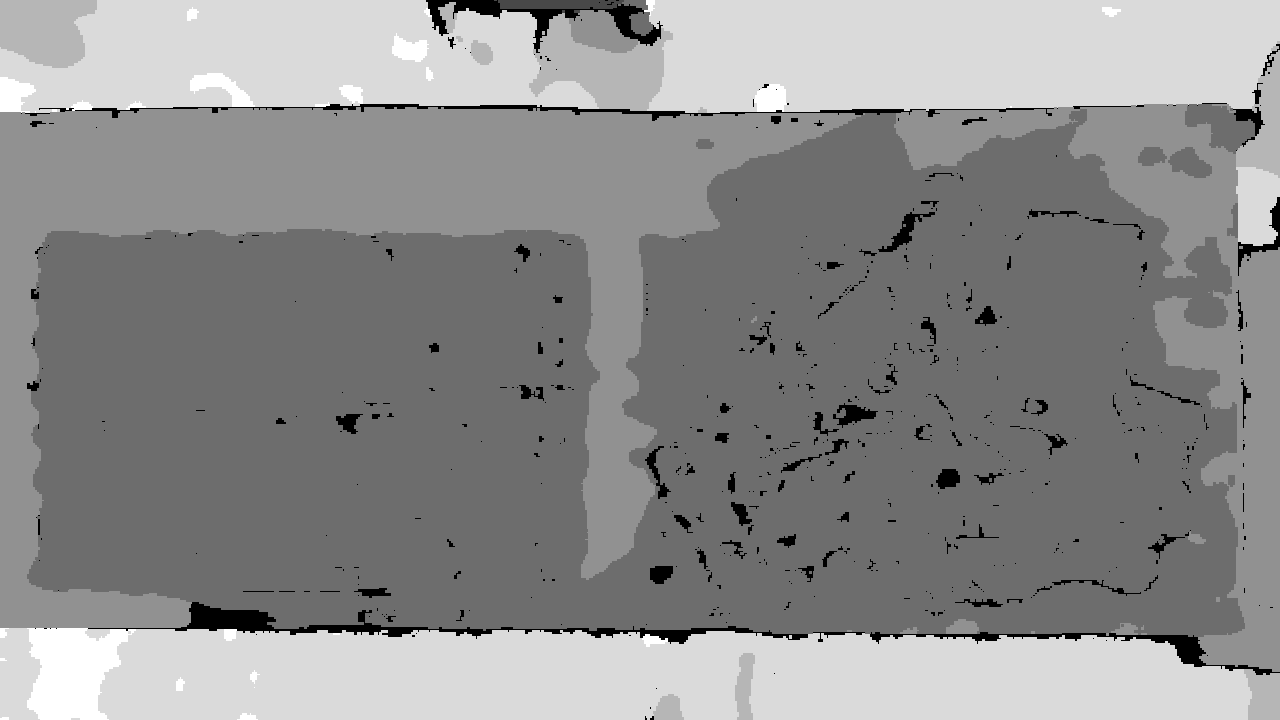
#> input picture 2.12-Robotics-main/2.12-Robotics-main/frame000000.png, 1280 x 720 px, found by its file name
$ python TrackBar.py
#> lines starting #> are read from the running program, lines starting #| are printed output that depends on the picture
import cv2
from cv2 import COLOR_BGR2GRAY
from cv2 import MORPH_RECT
from cv2 import MORPH_CROSS
from cv2 import MORPH_ELLIPSE
import math
from cv2 import edgePreservingFilter
import numpy as np
import imutils

color='blue'

def convertToOpenCVHSV(H,S,V):
    return np.array([H//2, S*2.55, V*2.55])

def create_kernel(size1,size2):
    return np.ones(size1,size2)

def callback(value):
    pass

########################################################################
#####---------------TrackBars-------------##############################
########################################################################
def create_HSV_trackbars(color):

    cv2.createTrackbar("H_MIN", "trackbars", color[0], 255, callback)
    cv2.createTrackbar("S_MIN", "trackbars", color[1], 255, callback)
    cv2.createTrackbar("V_MIN", "trackbars", color[2], 255, callback)
    cv2.createTrackbar("H_MAX", "trackbars", color[3], 255, callback)
    cv2.createTrackbar("S_MAX", "trackbars", color[4], 255, callback)
    cv2.createTrackbar("V_MAX", "trackbars", color[5], 255, callback)

def create_Erode_Dilate_trackbars():
        cv2.createTrackbar("Erode_Size", "trackbars", 6, 100, callback)
        cv2.createTrackbar("Erode_Iterations","trackbars", 1, 30, callback)
        cv2.createTrackbar("Dilate_Size", "trackbars", 10, 100, callback)
        cv2.createTrackbar("Dilate_Iterations","trackbars", 1, 30, callback)

def create_Canny_trackbars():
    cv2.createTrackbar("lower_threshold", "trackbars", 201, 1000, callback)
    cv2.createTrackbar("upper_threshold", "trackbars", 127, 1000, callback)
    cv2.createTrackbar("aperature", "trackbars", 3, 25, callback)

def create_area_trackbars():
    cv2.createTrackbar("lower_area", "trackbars", 8372, 30000, callback)
    cv2.createTrackbar("upper_area", "trackbars", 29070, 50000, callback)
    cv2.createTrackbar("pad", "trackbars", 2, 100, callback)

def create_circle_trackbars():
    cv2.createTrackbar("arg1 (higher canny thresh)", "trackbars", 124, 800, callback)
    cv2.createTrackbar("arg2 (accumulator thresh)", "trackbars", 28, 200, callback)
    cv2.createTrackbar("min_distance", "trackbars", 10, 100, callback)
    cv2.createTrackbar("dp*100", "trackbars", 100, 300, callback)
    cv2.createTrackbar("Min Radius", "trackbars", 16, 300, callback)
    cv2.createTrackbar("Max Radius", "trackbars", 50, 300, callback)

def create_line_trackbars():
    cv2.createTrackbar("min_intersections", "trackbars", 0, 1000, callback)

def create_close_trackbars():
    cv2.createTrackbar("close_size(dilate)", "trackbars", 30, 100, callback)
    cv2.createTrackbar("close_size(erode)", "trackbars", 48, 100, callback)
    cv2.createTrackbar("shape", "trackbars", 1, 2, callback)

def get_trackbar_values(operation):
    values=[]
    for i in track_vals[operation]:
        v=cv2.getTrackbarPos(i,"trackbars")
        values.append(v)
    return values

HSV_track_names= ["H_MIN","S_MIN","V_MIN","H_MAX","S_MAX","V_MAX"]
Erode_Dilate_track_names=["Erode_Size", "Erode_Iterations","Dilate_Size", "Dilate_Iterations"]
Canny_track_names=["lower_threshold","upper_threshold","aperature"]
Area_track_names=["lower_area","upper_area","pad"]
line_track_names=["min_intersections"]
hough_circ_track_names=["arg1 (higher canny thresh)","arg2 (accumulator thresh)","min_distance","dp*100","Min Radius", "Max Radius"]
close_track_names=["close_size(dilate)","close_size(erode)","shape"]
track_vals={"HSV":HSV_track_names, "E/D":Erode_Dilate_track_names, "Canny":Canny_track_names,'Area':Area_track_names, "Hough Circle":hough_circ_track_names,"lines":line_track_names,'close':close_track_names}


colors={'b':[102,129,101,129,255,255],'r':[],'g':[],'y':[22,86,70,41,255,255]}

def create_trackbars():
    create_HSV_trackbars(colors['y'])
    create_Erode_Dilate_trackbars()
    create_Canny_trackbars()
    create_area_trackbars()
    create_circle_trackbars()
    create_line_trackbars()
    create_close_trackbars()


cv2.namedWindow("orig", cv2.WINDOW_AUTOSIZE)
cv2.namedWindow("mask", cv2.WINDOW_AUTOSIZE)
cv2.namedWindow("erode", cv2.WINDOW_AUTOSIZE)
cv2.namedWindow("object detect", cv2.WINDOW_AUTOSIZE)

cv2.namedWindow("trackbars", 0)

create_trackbars()
canny=False
hough=False
trace=False
track_add=False
show_bricks=False
hough_lines=False

while True:
    imagelink="bag_images/rgb/frame000000.png"
    image=cv2.imread(imagelink)
#> image is the input picture: shape (720, 1280, 3); min 0, max 7, mean 3.89


    # image=cv2.flip(image, 2) #flip across yaxis
    # image=cv2.flip(image, 0)  #flip across x-axis
    x_halfway=585
    image=image[:,x_halfway:,:]
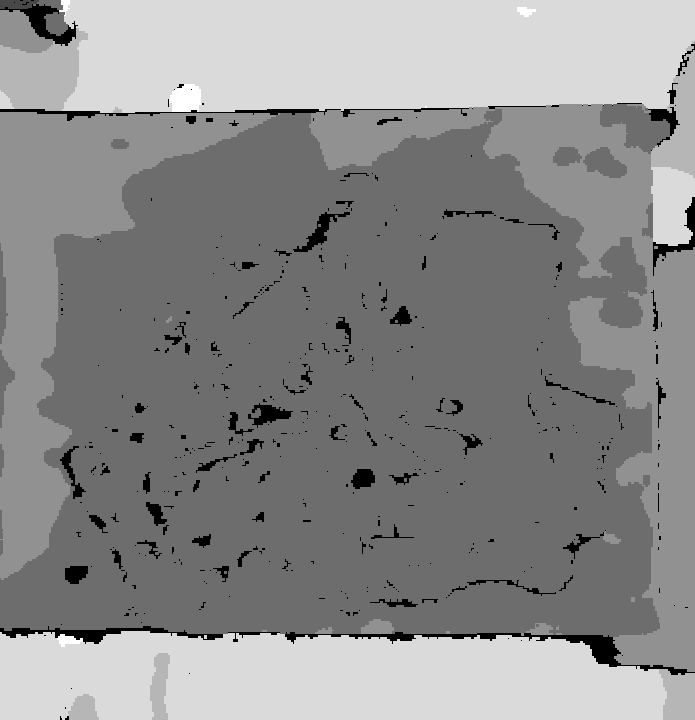
#> image: shape (720, 695, 3); min 0, max 7, mean 3.84; drawn with min black and max white
    rect_bound=image.copy()
    height,width=image.shape[0:2]
#> height = 720; width = 695
    hough_line_img=np.zeros((height,width,1), np.uint8)

    # blur=cv2.GaussianBlur(image, [11,11],0)

#_________-_________HSV Converstion and HSV removal Mask__________-#
    pre_mask=cv2.cvtColor(image, cv2.COLOR_BGR2HSV)
#> pre_mask: shape (720, 695, 3); mean H, S, V 0, 0, 3.84
    H_min, S_min, V_min, H_max, S_max, V_max= get_trackbar_values("HSV")
    mask=cv2.inRange(pre_mask, (H_min, S_min, V_min), (H_max, S_max, V_max))
#> mask: shape (720, 695); every value is 0

    # blurred=cv2.GaussianBlur(mask, [11,11],0)

#_________________Erode and Dilate after HSV Removal______________#
    erode_size, iter_erode, dilate_size, iter_dilate = get_trackbar_values("E/D")
    erode_size=max(1,erode_size)
    dilate_size=max(1,dilate_size)


    # shape=MORPH_RECT #change kernel shape MORPH_    RECT or CROSS or ELLIPSE
    # shape=MORPH_CROSS
    shapes=[MORPH_RECT,MORPH_ELLIPSE,MORPH_CROSS]
    shape=MORPH_ELLIPSE

    erod_kernel=cv2.getStructuringElement(shape,(erode_size,erode_size))
    mask_erode =cv2.erode(mask, erod_kernel, iterations=iter_erode)

    dilate_kernel=cv2.getStructuringElement(shape,(dilate_size,dilate_size))
    mask_dilate= cv2.dilate(mask_erode, dilate_kernel, iterations=iter_dilate)

#_____________________Close Holes_____________####
    close_size1,close_size2,shape_num = get_trackbar_values("close")
    shape=shapes[shape_num]
    close_size1=max(1,close_size1)
    close_size2=max(1,close_size2)

    kernel_close1=cv2.getStructuringElement(shape,(close_size1,close_size1))
    kernel_close2=cv2.getStructuringElement(shape,(close_size2,close_size2))


    mask_close=cv2.dilate(mask_dilate,kernel_close1,iterations=1)
    mask_close=cv2.erode(mask_close,kernel_close2,iterations=1)
    cv2.imshow("closing",mask_close)


#_____________grabs only objects from eroded dilated binary mask from original image____________#
    disp_image=cv2.bitwise_and(image,image, mask=mask_dilate)
#> disp_image: shape (720, 695, 3); every value is 0
    disp_gray=cv2.cvtColor(disp_image, COLOR_BGR2GRAY)

#________________Centroid and Moment________________#
    if trace:
        contours=cv2.findContours(mask_dilate.copy(),cv2.RETR_LIST,cv2.CHAIN_APPROX_SIMPLE)
        contours=imutils.grab_contours(contours)
        cv2.drawContours(rect_bound, contours, -1, (255,0,0), 3)
        bricks=[]
        brick_centers=[]
        brick_local_centers=[] #center in local brick frame
        brick_images=[]
        brick_names=[]
        grab_image=image.copy()
        for contr in contours:
            M=cv2.moments(contr)
            if M['m00']!=0:
                cx=int(M['m10']/M['m00'])
                cy=int(M['m01']/M['m00'])
            area=cv2.contourArea(contr)
            perimeter= cv2.arcLength(contr,True)
            rect = cv2.minAreaRect(contr)
            box = cv2.boxPoints(rect)
            box = np.int0(box)


            low_area, up_area, padding = get_trackbar_values("Area")
            if area>low_area and area<up_area:
                cv2.drawContours(rect_bound,[box],0,(0,0,255),2)
                M=cv2.moments(contr)
                cx=int(M['m10']/M['m00'])
                cy=int(M['m01']/M['m00'])
                #############draw line orientation
                angle=180-rect[2]
                orient=angle-90
                if rect[1][0]>rect[1][1]:
                    orient=angle
                theta=orient*np.pi/180
                length=50
                p1x=round(cx+length*math.cos(theta))
                p1y=round(cy-length*math.sin(theta))
                cv2.line(rect_bound,(cx,cy),(p1x,p1y),[255,192,203],2)

                cv2.circle(rect_bound,(cx,cy),2,(0,0,255),3)

                ####___--if cx and cy in certatin regime add them
                bricks.append(contr)
                brick_centers.append((cx,cy))
                x,y,w,h = cv2.boundingRect(contr)
                brick_local_centers.append((cx-x+padding,cy-y+padding))
                cv2.rectangle(rect_bound,(x-padding,y-padding),(x+w+padding,y+h+padding),(0,255,0),2)
                x-w-padding
                brick_image_current=grab_image[y-padding:y+h+padding,x-padding:x+w+padding]
                brick_images.append(brick_image_current)
                brick_names.append("brick_"+str((cx,cy)))
                if show_bricks:
                    for i in range(len(brick_images)):
                        cv2.imshow(brick_names[i],brick_images[i])

#_____________Hough on just bricks_______________########
        name=0
        for brk_img in brick_images:
            if hough:
                circle_image=cv2.cvtColor(brk_img.copy(),cv2.COLOR_BGR2GRAY)
                circle_image=cv2.equalizeHist(circle_image)
                arg1,arg2,min_distance,dp_100,min_rad,max_rad=get_trackbar_values("Hough Circle")
                arg1=max(1,arg1)                    # Upper threshold for Canny edge detection
                arg2=max(1,arg2)                    # Threshold for center detection.
                min_distance=max(1, min_distance)   # Minimum distance between new circle centers.
                dp_100=max(1,dp_100)                # How accepting to degradation of circles are you willing to be
                min_rad=max(1,min_rad)              # min circle radius
                max_rad=max(1,max_rad)              # max circle radius
                dp=dp_100/100

                circles = cv2.HoughCircles(circle_image,cv2.HOUGH_GRADIENT,dp,min_distance,param1=arg1,param2=arg2,minRadius=min_rad,maxRadius=max_rad)
                # print(circles)
                if circles is not None:
                    circles = (np.around(circles))
                    circle_distance_from_center=[]
                    min_dist=float('inf')
                    for i in circles[0,:]:
                        # draw circle

                        dist=(int(i[0])-brick_local_centers[name][0])**2+(int(i[1])-brick_local_centers[name][1])**2
                        if dist<min_dist:
                            min_dist=dist
                            closest_circle=i

                    cv2.circle(brk_img,((int(closest_circle[0]),int(closest_circle[1]))),int(closest_circle[2]),(0,255,0),2)
                    cv2.circle(brk_img,((int(closest_circle[0]),int(closest_circle[1]))),2,(0,0,255),3)
                if show_bricks:
                        # eq_brk=cv2.equalizeHist(cv2.cvtColor(brk_img,cv2.COLOR_BGR2GRAY))
                        cv2.imshow(brick_names[name],cv2.cvtColor(brk_img,cv2.COLOR_BGR2GRAY))
                name+=1
#_______________Canny Edge Detection____________#
    if canny:

        lower_threshold, upper_threshold,aper = get_trackbar_values("Canny")
        aper=max(1,aper)

        cannyIm = cv2.Canny(disp_gray,lower_threshold,upper_threshold,apertureSize = aper)


#__________________Hough Lines_______________#
    if hough_lines and canny:
        min_intersections=get_trackbar_values("lines")[0]
        min_intersections=max(1,min_intersections)

        edge_image=cv2.bitwise_and(cannyIm,cannyIm, mask=cv2.bitwise_not(mask_close))
        cv2.imshow("canny_close",edge_image)
        lines = cv2.HoughLines(edge_image,1,np.pi/180,min_intersections)

        num_lines = 0;

        shape=None
        if lines is not None:
            shape=lines.shape

        if shape is not None:
            for j in range(shape[0]):                         # Plot lines over original feed
                for rho,theta in lines[j]:
                    a = np.cos(theta)
                    b = np.sin(theta)
                    x0 = a*rho
                    y0 = b*rho
                    x1 = int(x0 + 1000*(-b))
                    y1 = int(y0 + 1000*(a))
                    x2 = int(x0 - 1000*(-b))
                    y2 = int(y0 - 1000*(a))
                    cv2.line(hough_line_img,(x1,y1),(x2,y2),(255),2)
                    num_lines += 1
        contours=cv2.findContours(hough_line_img.copy(),cv2.RETR_LIST,cv2.CHAIN_APPROX_SIMPLE)
        contours=imutils.grab_contours(contours)
        cv2.drawContours(hough_line_img, contours, -1, (255,0,0), 3)


    contr=cv2.findContours(mask_dilate.copy(), cv2.RETR_EXTERNAL, cv2.CHAIN_APPROX_SIMPLE)
#> contr = 0 contours

    contr=imutils.grab_contours(contr)
#> contr = []
    if len(contr)>0:
        track=image.copy()
        c=max(contr, key=cv2.contourArea)
        ((x,y),radius) = cv2.minEnclosingCircle(c)
        cv2.circle(track, (int(x), int(y)), int(radius), (0, 255, 255), 2)

    cv2.imshow("orig",image)
    cv2.imshow("mask",mask)
    cv2.imshow("erode",mask_erode)
    cv2.imshow("dilate after erode",mask_dilate)
    # cv2.imshow("disp",disp_image)
    cv2.imshow("rect_bound",rect_bound)
    cv2.imshow("disp",disp_gray)
    if canny:
        cv2.imshow("Canny_Image", cannyIm)
    # cv2.imshow("Hough Circle Detection", circle_image)

    if hough_lines:
        cv2.imshow("lines",hough_line_img)

    key=cv2.waitKey(1)
#> (key q is pressed here)
    if key & 0xFF is ord('q'):
        break
    elif key==ord('s'):
        cv2.imwrite("final_display3.png",disp_gray)
        cv2.imwrite("final_canny3.png",cannyIm)
    elif key==ord('c'):
        canny=True
        hough=False
        track_add=True
    elif key==ord('h'):
        canny=False
        hough=True
    elif key==ord("t"):
        trace=True
    elif key==ord("b"):
        show_bricks=True
    elif key==ord("l"):
        hough_lines=True
